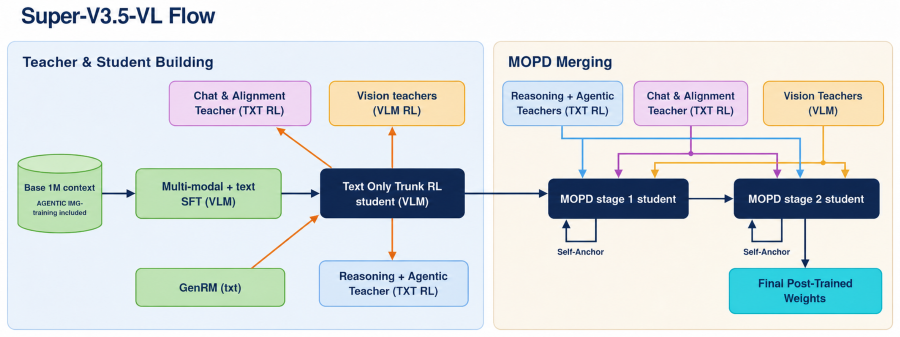
#> input picture assets/architectures/157-nemotron-3-5-super-vl.png, 1800 x 674 px (shown at 1/2 size)
$ python -i extract_architecture_figures.py   (imports and definitions only)
#> lines starting #> are read from the running program, lines starting #| are printed output that depends on the picture; after the words box and inside, x2 and y2 are one past the last pixel; in counts of white or black regions, pixels touching at a corner belong together
#> further down, picture is the input picture: PIL image 1800x674 RGB; mean R, G, B 215.1, 222.6, 223.8
#!/usr/bin/env python3
"""Render and crop architecture figures selected in the asset manifest."""

from __future__ import annotations

import argparse
import hashlib
import io
import json
import math
import re
import time
import urllib.request
from pathlib import Path

import fitz
from PIL import Image, ImageChops, ImageDraw, ImageFont


ROOT = Path(__file__).resolve().parents[1]
MANIFEST = ROOT / "assets" / "architectures" / "manifest.json"
CROP_OVERRIDES = ROOT / "assets" / "architectures" / "crop_overrides.json"
PDF_DIR = ROOT / "tmp" / "pdfs"
OUTPUT_DIR = ROOT / "assets" / "architectures"
CONTACT_DIR = PDF_DIR / "contacts"
RENDER_DPI = 360
MAX_WIDTH = 1800


# [87 lines left out: functions ensure_pdf, normalize_figure, find_caption_block, prose_block_before, initial_clip, not called in this run]


def trim_white(image: Image.Image, padding: int = 18) -> Image.Image:
#> called with padding = 18
    rgb = image.convert("RGB")
    background = Image.new("RGB", rgb.size, "white")
#> background: PIL image 1800x674 RGB; every value is 255
    difference = ImageChops.difference(rgb, background).convert("L")
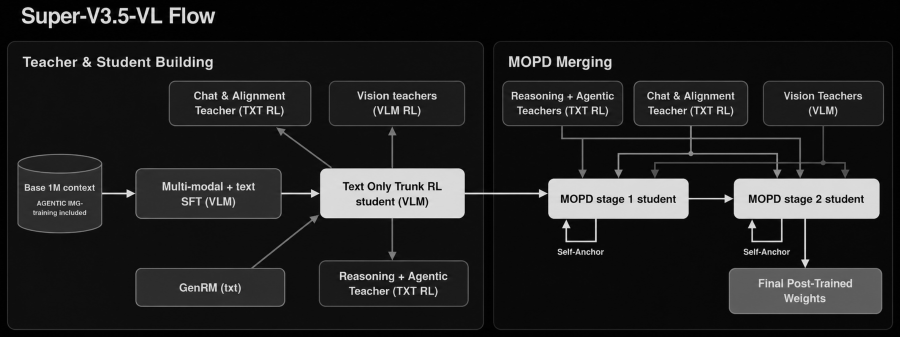
#> difference: PIL image 1800x674 L (shown at 1/2 size); min 0, max 251, mean 34.5
    difference = difference.point(lambda value: 255 if value > 12 else 0)
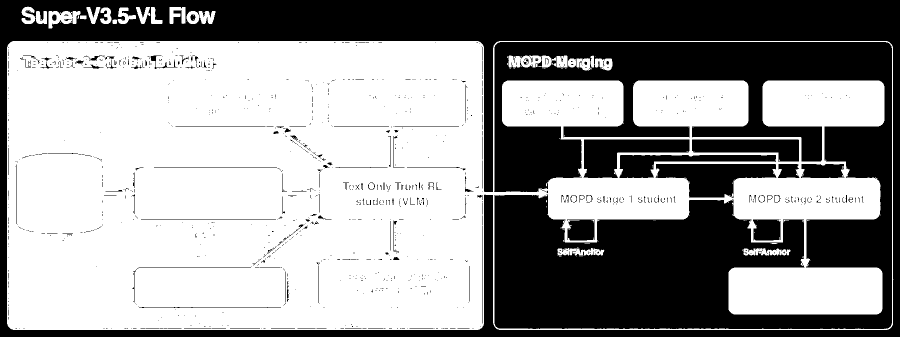
#> difference: PIL image 1800x674 L (shown at 1/2 size); 58.9% white; 1072 black regions (921 under 20 px), largest, box (x1, y1, x2, y2) and area: (988, 84, 1784, 658) 256320, (0, 0, 1800, 674) 192717, (1311, 328, 1553, 396) 9980
    bbox = difference.getbbox()
#> bbox = (14, 13, 1787, 660)
    if not bbox:
        return rgb
    left = max(0, bbox[0] - padding)
#> left = 0
    top = max(0, bbox[1] - padding)
#> top = 0
    right = min(rgb.width, bbox[2] + padding)
#> right = 1800
    bottom = min(rgb.height, bbox[3] + padding)
#> bottom = 674
    return rgb.crop((left, top, right, bottom))


# [149 lines left out: functions extract, make_contact_sheet, main, not called in this run]


# [2 lines not run here, left out]

>>> from PIL import Image
>>> picture = Image.open('../assets/architectures/157-nemotron-3-5-super-vl.png')
>>> result = trim_white(picture)

$ run again, on assets/architectures/168-diffusiongemma.png
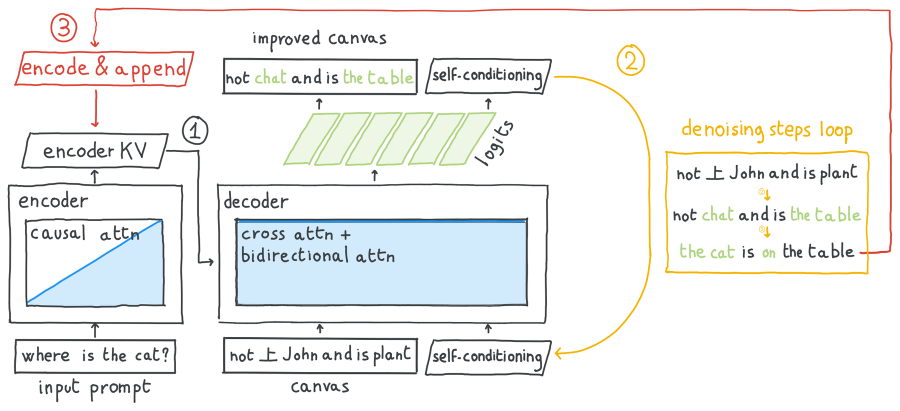
#> input picture assets/architectures/168-diffusiongemma.png, 1800 x 821 px (shown at 1/2 size)
#> picture is the input picture: PIL image 1800x821 RGB; mean R, G, B 240.2, 241.1, 240.3
#> background: PIL image 1800x821 RGB; every value is 255
#> in trim_white, `difference = ImageChops.difference(rgb, background).convert("L")`:
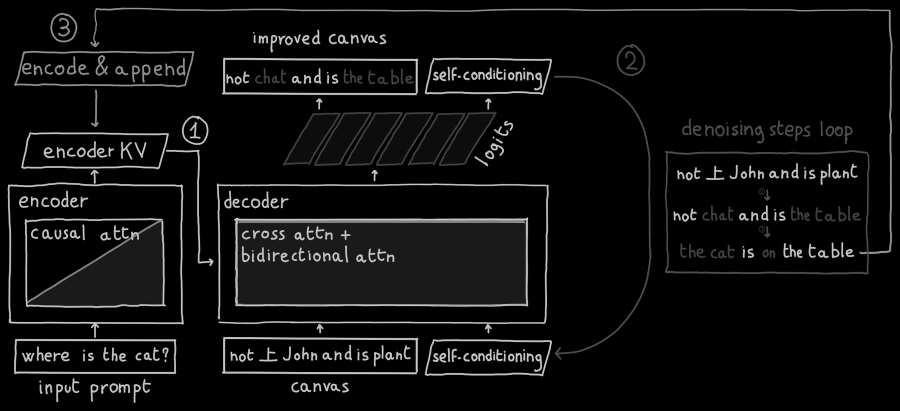
#> difference: PIL image 1800x821 L (shown at 1/2 size); min 0, max 222, mean 14.2
#> in trim_white, `difference = difference.point(lambda value: 255 if value > 12 else 0)`:
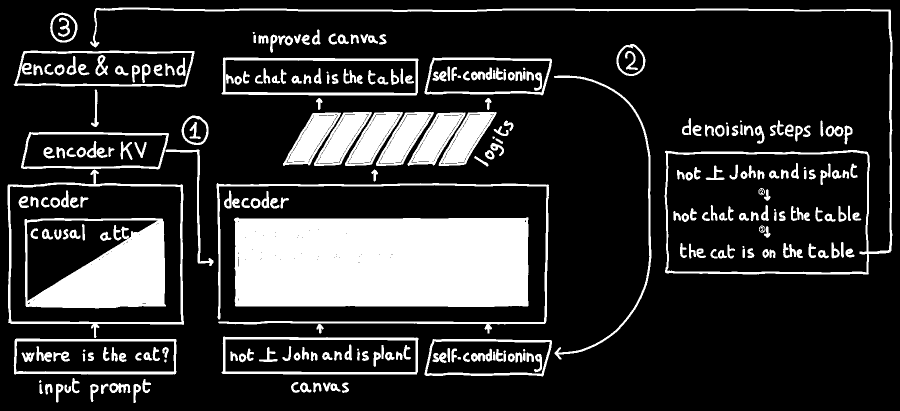
#> difference: PIL image 1800x821 L (shown at 1/2 size); 18.8% white; 278 white regions (11 under 20 px), largest, box (x1, y1, x2, y2) and area: (468, 434, 1057, 614) 103373, (49, 436, 332, 617) 29003, (180, 15, 1785, 549) 14747
#> bbox = (15, 15, 1785, 806)
#> left = 0
#> right = 1800
#> bottom = 821
